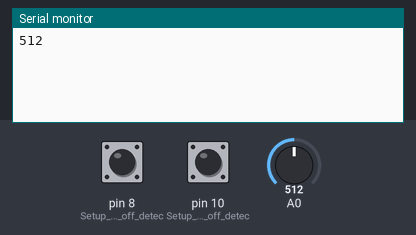
Bench run of a sketch on a simulated Arduino Uno, built with avr-gcc and run on an emulated ATmega328P. Shown: the last lines printed to the serial monitor. Inputs (shaded band) come from the test bench; at power-on: pin 8 (Setup_for_leads_off_detec) LOW, A0 = 512, pin 10 (Setup_for_leads_off_detec) LOW.

Above: at 1.3 s.
1.4 s: pin 8 (Setup_for_leads_off_detec) pulled HIGH for 0.6 s
At 2.3 s:
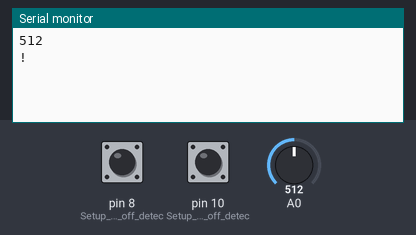
3.5 s: A0 set to 716
At 3.8 s:
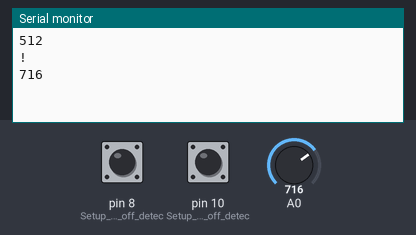
5.0 s: A0 set to 900
At 6.2 s:
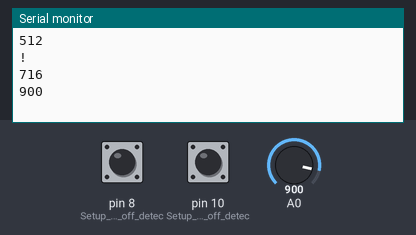

The sketch:

ecg.ino
```cpp
int currentValue;
int previousValue;
int ecg;
void setup() {
// initialize the serial communication:
Serial.begin(9600);
pinMode(8, INPUT); // Setup for leads off detection LO +
pinMode(10, INPUT); // Setup for leads off detection LO -

}
void loop() {
if((digitalRead(8) == 1)||(digitalRead(10) == 1)){
Serial.println('!');
}
else{
// send the value of analog input 0:
   ecg=analogRead(A0);
   previousValue=currentValue;
   currentValue=ecg;
   if (previousValue != currentValue) {
    Serial.println(currentValue);
 }

}
//Wait for a bit to keep serial data from saturating
delay(500);
}
```

Measured:
- after the input at 1.4 s, the serial monitor: prints a new line after 0.10 s (image 1)
- after the input at 3.5 s, the serial monitor: prints a new line at once (image 2)
- after the input at 5.0 s, the serial monitor: prints a new line at once (image 3)
